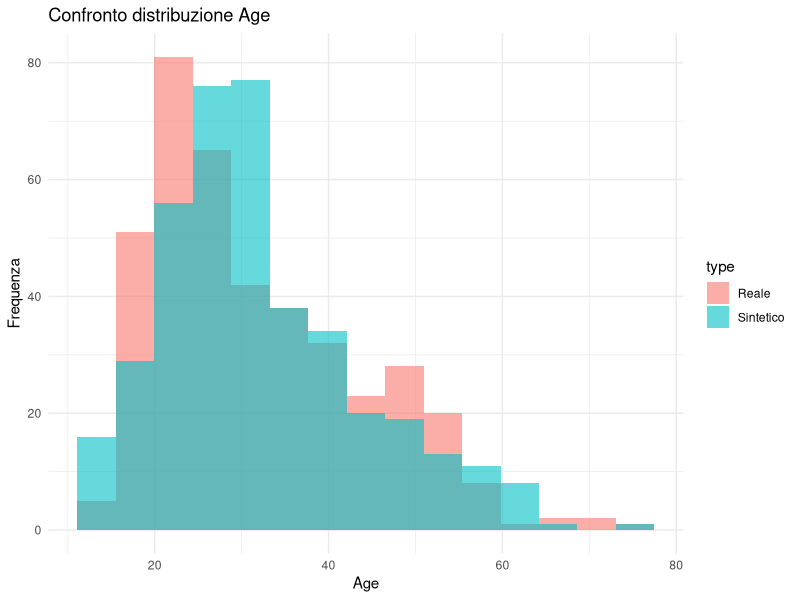
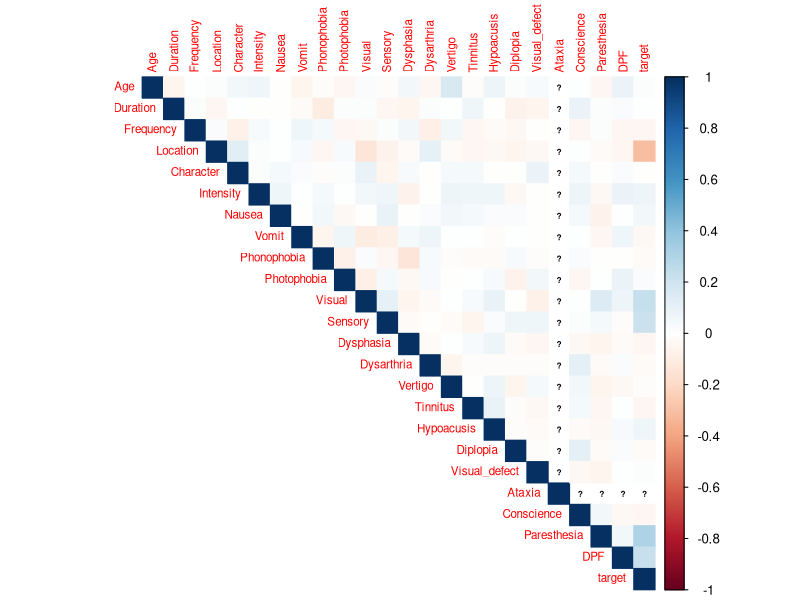
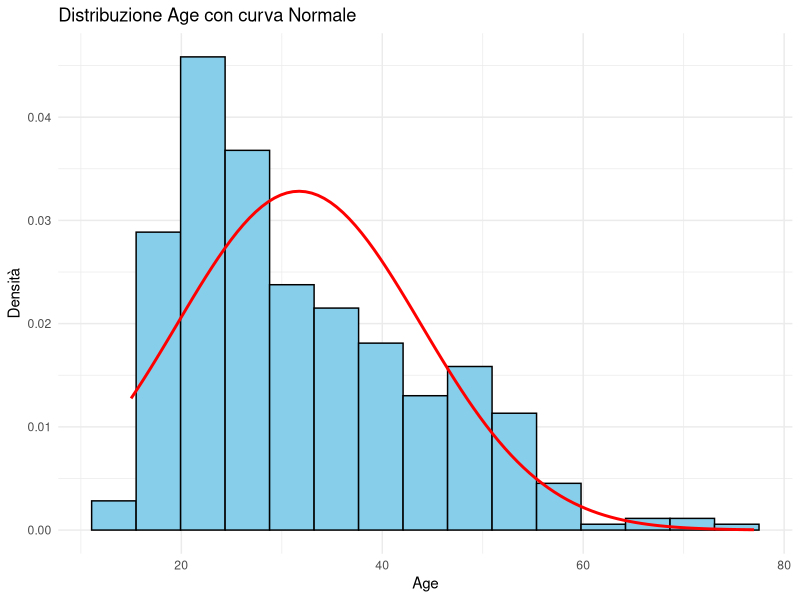
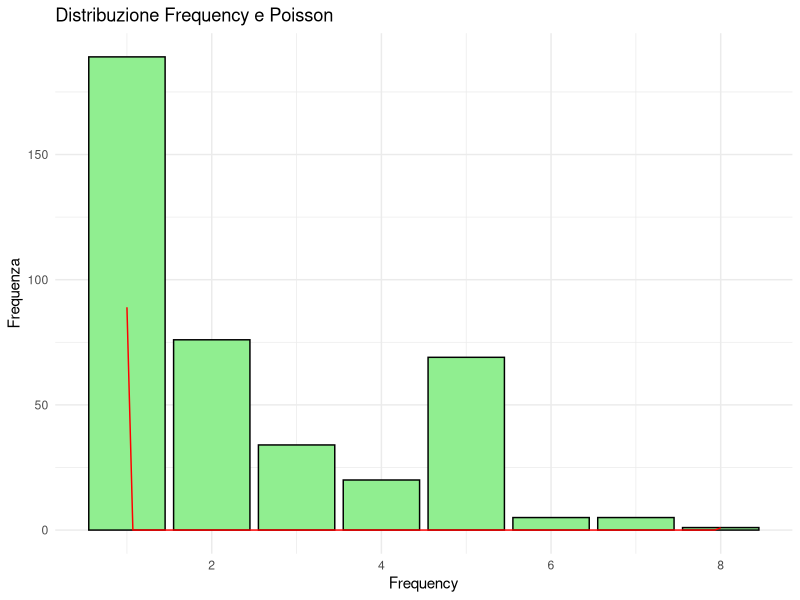

Generate these figures, in order, with R:
# Librerie
library(readr)
library(dplyr)
library(ggplot2)
library(corrplot)

#caricamento dataset reale
real_data <- read.csv("Migraine_onevsrest_3.csv")

dim(real_data)
colnames(real_data)
summary(real_data)

# Distribuzione target reale
table(real_data$target)
prop.table(table(real_data$target))

#schema dataset reale
schema_real <- data.frame(
  Variabile = colnames(real_data),
  Tipo = sapply(real_data, class),
  Minimo = sapply(real_data, min),
  Massimo = sapply(real_data, max),
  Valori_unici = sapply(real_data, function(x) length(unique(x)))
)

schema_real

write.csv(schema_real,
          "schema_real_migraine.csv",
          row.names = FALSE)

#campione reale per prompt llm
set.seed(123)

sample_real <- real_data %>%
  sample_n(20)

write.csv(sample_real,
          "sample_real_migraine.csv",
          row.names = FALSE)

#caricamento dataset con dati sintetici
synthetic_data <- read.csv("synthetic_migraine.csv")

# Controllo dimensioni nuovo dataset
dim(synthetic_data)

# Controllo colonne nuovo dataset
colnames(synthetic_data)

# Statistiche descrittive nuovo dataset
summary(synthetic_data)
# =========================
# 6. CONFRONTO STATISTICHE DESCRITTIVE
# =========================

comparison_stats <- data.frame(
  Variabile = colnames(real_data),
  Media_Reale = sapply(real_data, mean),
  Media_Sintetica = sapply(synthetic_data, mean),
  SD_Reale = sapply(real_data, sd),
  SD_Sintetica = sapply(synthetic_data, sd),
  Min_Reale = sapply(real_data, min),
  Min_Sintetico = sapply(synthetic_data, min),
  Max_Reale = sapply(real_data, max),
  Max_Sintetico = sapply(synthetic_data, max)
)

comparison_stats
# =========================
# 7. CONFRONTO VALORI UNICI
# =========================

unique_comparison <- data.frame(
  Variabile = colnames(real_data),
  Valori_Unici_Reale = sapply(real_data, function(x) length(unique(x))),
  Valori_Unici_Sintetico = sapply(synthetic_data, function(x) length(unique(x)))
)

unique_comparison
# =========================
# 8. CONFRONTO DISTRIBUZIONE AGE
# =========================

real_age <- real_data %>%
  select(Age) %>%
  mutate(type = "Reale")

synthetic_age <- synthetic_data %>%
  select(Age) %>%
  mutate(type = "Sintetico")

combined_age <- rbind(real_age, synthetic_age)

ggplot(combined_age,
       aes(x = Age,
           fill = type)) +
  geom_histogram(alpha = 0.6,
                 bins = 15,
                 position = "identity") +
  labs(
    title = "Confronto distribuzione Age",
    x = "Age",
    y = "Frequenza"
  ) +
  theme_minimal()
#matrice di correlazione dataset sintetico
cor_matrix <- cor(synthetic_data)
corrplot(cor_matrix,
         method = "color",
         type = "upper",
         tl.cex = 0.7,
         number.cex = 0.5)
# =========================
# DISTRIBUZIONE NORMALE - AGE
# =========================

ggplot(real_data, aes(x = Age)) +
  geom_histogram(aes(y = ..density..),
                 bins = 15,
                 fill = "skyblue",
                 color = "black") +
  stat_function(fun = dnorm,
                args = list(mean = mean(real_data$Age),
                            sd = sd(real_data$Age)),
                color = "red",
                linewidth = 1) +
  labs(
    title = "Distribuzione Age con curva Normale",
    x = "Age",
    y = "Densità"
  ) +
  theme_minimal()
# =========================
# DISTRIBUZIONE POISSON - FREQUENCY
# =========================

lambda <- mean(real_data$Frequency)

ggplot(real_data,
       aes(x = Frequency)) +
  geom_bar(fill = "lightgreen",
           color = "black") +
  stat_function(
    fun = function(x) dpois(x, lambda = lambda) * nrow(real_data),
    color = "red"
  ) +
  labs(
    title = "Distribuzione Frequency e Poisson",
    x = "Frequency",
    y = "Frequenza"
  ) +
  theme_minimal()
# =========================
# DISTRIBUZIONE BERNOULLI - NAUSEA
# =========================

table(real_data$Nausea)

prop.table(table(real_data$Nausea))
# =========================
# 11. REGRESSIONE LOGISTICA
# SU DATASET SINTETICO
# =========================

library(caret)

# Conversione target in factor
synthetic_data$target <- as.factor(synthetic_data$target)

# Train/Test split
set.seed(123)

trainIndex <- createDataPartition(
  synthetic_data$target,
  p = 0.8,
  list = FALSE
)

train_data <- synthetic_data[trainIndex, ]
test_data  <- synthetic_data[-trainIndex, ]

# Separazione feature e target
train_x <- train_data[, colnames(train_data) != "target"]
test_x  <- test_data[, colnames(test_data) != "target"]

train_y <- train_data$target
test_y  <- test_data$target

# Scaling
preProcValues <- preProcess(
  train_x,
  method = c("center", "scale")
)

train_x_scaled <- predict(preProcValues, train_x)
test_x_scaled  <- predict(preProcValues, test_x)

# Ricostruzione dataset train e test
train_scaled <- cbind(train_x_scaled,
                      target = train_y)

test_scaled <- cbind(test_x_scaled,
                     target = test_y)

# =========================
# MODELLO LOGISTICO
# =========================

log_model <- glm(
  target ~ .,
  data = train_scaled,
  family = binomial
)

summary(log_model)

# =========================
# PREDIZIONI
# =========================

pred_probs <- predict(
  log_model,
  test_scaled,
  type = "response"
)

pred_class <- ifelse(pred_probs > 0.5,
                     1,
                     0)

pred_class <- as.factor(pred_class)

# =========================
# CONFUSION MATRIX
# =========================

conf_matrix <- confusionMatrix(
  pred_class,
  test_scaled$target,
  positive = "1"
)

conf_matrix
# =========================
# METRICHE
# =========================

accuracy <- conf_matrix$overall["Accuracy"]

precision <- conf_matrix$byClass["Pos Pred Value"]

recall <- conf_matrix$byClass["Sensitivity"]

f1_score <- 2 * (
  (precision * recall) /
    (precision + recall)
)

accuracy
precision
recall
f1_score
